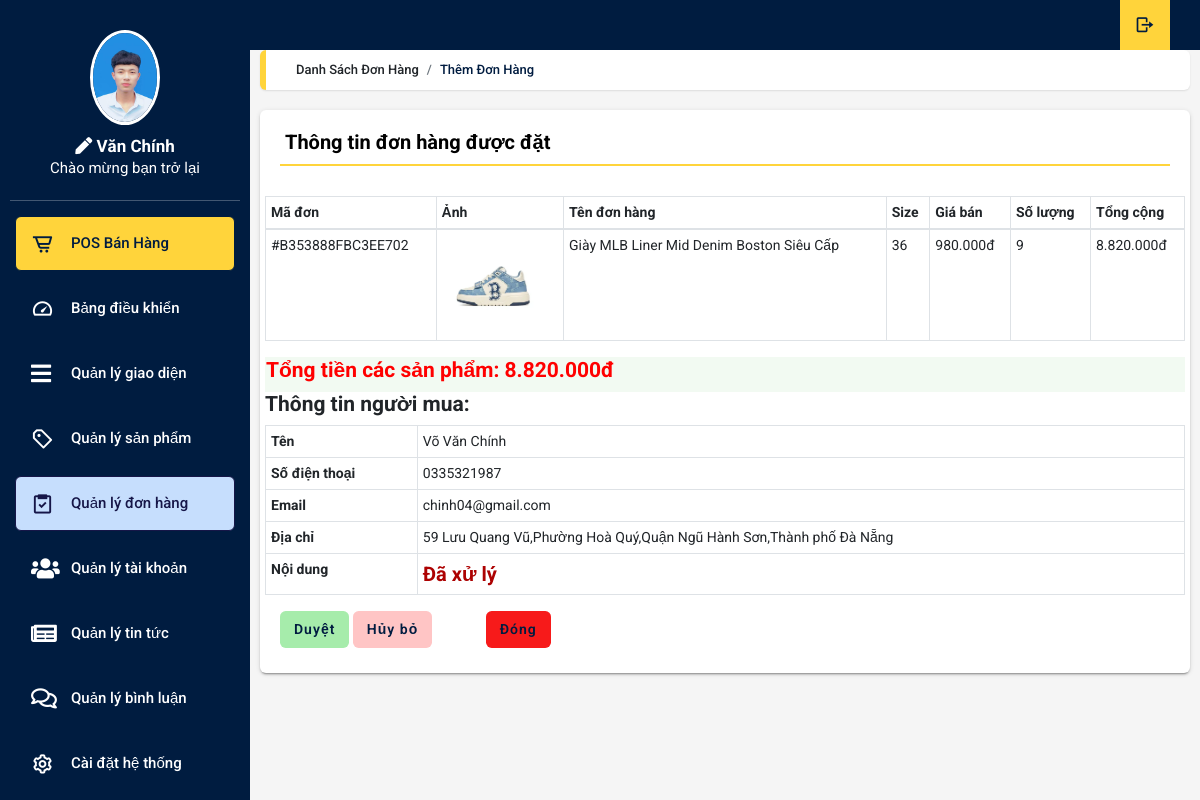
The app's page /doc/view-order.php?id=289 with its own data.
### tables this page shows
CREATE TABLE `tbl_hoadon` (
  `id` int(11) NOT NULL,
  `madonhang` varchar(100) NOT NULL,
  `ten_nguoi_mua` varchar(256) NOT NULL,
  `email` varchar(256) NOT NULL,
  `dia_chi` mediumtext NOT NULL,
  `dien_thoai` varchar(256) NOT NULL,
  `noi_dung` mediumtext NOT NULL,
  `hang_duoc_mua` mediumtext NOT NULL,
  `ngaytaohd` timestamp NOT NULL DEFAULT current_timestamp()
);

CREATE TABLE `tbl_sanpham` (
  `sanpham_id` int(11) NOT NULL,
  `submenu1_id` int(11) NOT NULL,
  `masanpham` varchar(50) NOT NULL,
  `sanpham_name` varchar(100) NOT NULL,
  `sanpham_gia` int(11) NOT NULL,
  `sale` int(11) NOT NULL,
  `sanpham_giasale` int(11) NOT NULL,
  `sanpham_img` varchar(100) NOT NULL,
  `noibat` varchar(50) NOT NULL,
  `mo_ta` varchar(600) NOT NULL,
  `tinh_trang` varchar(50) NOT NULL
);

### doc/view-order.php (the view, shortened to what this page needs)
<?php
$con = mysqli_connect("localhost", "root", "", "bangiay");
?>
<!DOCTYPE html>
<html lang="en">
<head>
  <link rel="stylesheet" type="text/css" href="css/main.css">
  <link rel="stylesheet" href="https://cdn.jsdelivr.net/npm/boxicons@latest/css/boxicons.min.css">
  <link rel="stylesheet" href="https://unpkg.com/boxicons@latest/css/boxicons.min.css">
  <link rel="stylesheet" type="text/css"
    href="https://maxcdn.bootstrapcdn.com/font-awesome/4.7.0/css/font-awesome.min.css">
  <link rel="stylesheet" href="https://use.fontawesome.com/releases/v5.8.2/css/all.css">
  <link rel="stylesheet" href="https://cdnjs.cloudflare.com/ajax/libs/jquery-confirm/3.3.2/jquery-confirm.min.css">
</head>
<body onload="time()" class="app sidebar-mini rtl">
  <header class="app-header">
    <ul class="app-nav">
      <li><a class="app-nav__item" href="../index.php"><i class='bx bx-log-out bx-rotate-180'></i> </a>
      </li>
    </ul>
  </header>
  <aside class="app-sidebar">
    <div class="app-sidebar__user"><img class="app-sidebar__user-avatar" src="../images/2336.jpg" width="50px"
        alt="User Image">
      <div>
      <p class="app-sidebar__user-name"><b><a href="quan-ly-ho-so-admin.php" style="color:white"><span class="fas fa-pen"></span> Văn Chính</a></b></p>
        <p class="app-sidebar__user-designation">Chào mừng bạn trở lại</p>
      </div>
    </div>
    <hr>
    <ul class="app-menu">
      <li><a class="app-menu__item haha" href="phan-mem-ban-hang.php"><i class='app-menu__icon bx bx-cart-alt'></i>
          <span class="app-menu__label">POS Bán Hàng</span></a></li>
      <li><a class="app-menu__item " href="index.php"><i class='app-menu__icon bx bx-tachometer'></i><span
            class="app-menu__label">Bảng điều khiển</span></a></li>
      <li><a class="app-menu__item" href="quanlimenu/menungang.php"><i class='app-menu__icon fas fa-bars'></i><span
            class="app-menu__label">Quản lý giao diện</span></a></li>
      <li><a class="app-menu__item" href="table-data-product.php"><i
            class='app-menu__icon bx bx-purchase-tag-alt'></i><span class="app-menu__label">Quản lý sản phẩm</span></a>
      </li>
      <li><a class="app-menu__item active" href="table-data-oder.php"><i class='app-menu__icon bx bx-task'></i><span
            class="app-menu__label">Quản lý đơn hàng</span></a></li>
      <li><a class="app-menu__item" href="quan-ly-tai-khoan.php"><i
            class='app-menu__icon fas fa-users'></i><span class="app-menu__label">Quản lý tài khoản</span></a>
      </li>
      <li><a class="app-menu__item" href="quan-ly-tin-tuc.php"><i
            class='app-menu__icon fas fa-newspaper'></i><span class="app-menu__label">Quản lý tin tức</span></a>
      </li>
      <li><a class="app-menu__item" href="quan-ly-binh-luan.php"><i
            class='app-menu__icon far fa-comments'></i><span class="app-menu__label">Quản lý bình luận</span></a>
      </li>
      <li><a class="app-menu__item" href="#"><i class='app-menu__icon bx bx-cog'></i><span class="app-menu__label">Cài
            đặt hệ thống</span></a></li>
    </ul>
  </aside>
    <main class="app-content">
      <div class="app-title">
        <ul class="app-breadcrumb breadcrumb">
          <li class="breadcrumb-item">Danh sách đơn hàng</li>
          <li class="breadcrumb-item"><a href="#">Thêm đơn hàng</a></li>
        </ul>
      </div>
      <div class="row">
        <div class="col-md-12">
          <div class="tile">
            <h3 class="tile-title">Thông tin đơn hàng được đặt</h3>
            <div class="tile-body">
              <form class="row">
              <table class="table table-hover table-bordered" id="sampleTable">
                <thead>
                  <tr>
                    <th>Mã đơn</th>
                    <th>Ảnh</th>
                    <th>Tên đơn hàng</th>
                    <th>Size</th>
                    <th>Giá bán</th>
                    <th>Số lượng</th>
                    <th>Tổng cộng</th>
                  </tr>
                </thead>
                <tbody>
               <?php
               $totalOrder=0;
               if (isset($_GET['id'])) {
                 $id = $_GET['id'];
          $query = "SELECT tbl_hoadon.email, tbl_hoadon.madonhang, tbl_hoadon.hang_duoc_mua, tbl_hoadon.noi_dung
          FROM tbl_hoadon
          WHERE tbl_hoadon.id = ?";
          $stmt = $con->prepare($query);
          $stmt->bind_param("i", $id);
          $stmt->execute();
          $result = $stmt->get_result();
          if ($result && $result->num_rows > 0) {
        while ($row = $result->fetch_assoc()) {
        $madonhang = $row["madonhang"];
        $hang_duoc_mua = $row["hang_duoc_mua"];
        $hang_duoc_mua = rtrim($hang_duoc_mua, ';');
        $hang_duoc_mua_array = explode(';', $hang_duoc_mua);
        foreach ($hang_duoc_mua_array as $item) {
            $detail = explode(',', str_replace(array('[', ']'), '', $item));
            if (count($detail) >= 3) {
                $productId = $detail[0];
                $soluong = $detail[1];
                $kichco = $detail[2];
                $query_sanpham = "SELECT sanpham_name, sanpham_giasale, sanpham_img
                                  FROM tbl_sanpham
                                  WHERE sanpham_id = ?";
                $stmt_sanpham = $con->prepare($query_sanpham);
                $stmt_sanpham->bind_param("i", $productId);
                $stmt_sanpham->execute();
                $result_sanpham = $stmt_sanpham->get_result();
                if ($result_sanpham && $result_sanpham->num_rows > 0) {
                    while ($row_sanpham = $result_sanpham->fetch_assoc()) {
                        $tendonhang = $row_sanpham["sanpham_name"];
                        $gia =$row_sanpham['sanpham_giasale'];
                        $totalProduct = $soluong * $gia;
                        $totalOrder += $totalProduct;
                        echo '<tr>';
                        echo '<td>'.$madonhang.'</td>';
                        echo '<td><img src="'. $row_sanpham['sanpham_img'] . '" alt="" width="100px;"></td>';
                        echo '<td>'.$tendonhang.'</td>';
                        echo '<td>'.$kichco.'</td>';
                        echo '<td>'.number_format(floatval($gia), 0, ',', '.').'đ</td>';
                        echo '<td>'.$soluong.'</td>';
                        echo '<td>'.number_format(floatval($totalProduct), 0, ',', '.').'đ</td>';
                        echo '</tr>';
                    }
                }
            }
        }
    }
  }
}
?>
    <table>
      <?php
      echo '<tr>';
      echo '<td class="totalorder"><h4>Tổng tiền các sản phẩm: '.number_format(floatval($totalOrder), 0, ',', '.').'đ</h4></td>';
      echo '</tr>';
      ?>
        </table>
             <br>
                </tbody>
                  <?php
              if(isset($_GET["id"])){
                $id=$_GET["id"];
                $success="Đã xử lý";
                $query_user = "SELECT *
                FROM tbl_hoadon
                WHERE id = $id";
              $result=mysqli_query($con, $query_user);
              $row_result=mysqli_fetch_assoc($result);
              $waitprocess=$row_result["noi_dung"];
              }
              ?>
                  <table class="table table-hover table-bordered" id="inforuser">
                    <tbody>
                    <h4> Thông tin người mua:</h4>
                      <tr>
                      <th>Tên</th>
                      <td><?php echo $row_result["ten_nguoi_mua"] ?></td>
                      </tr>
                      <tr>
                        <th>Số điện thoại</th>
                        <td><?php echo $row_result["dien_thoai"] ?></td>
                      </tr>
                      <tr>
                      <th>Email</th>
                      <td> <?php echo $row_result["email"]?></td>
                      </tr>
                      <tr>
                      <th>Địa chỉ</th>
                      <td><?php echo $row_result["dia_chi"] ?></td>
                      </tr>
                      <tr>
                      <th>Nội dung</th>
                      <?php
                      if($success==$waitprocess){
                        echo '<td style="color:rgb(173 2 2); font-weight: bold; font-size:20px;">'.$waitprocess.'</td>';
                      }else{
                        echo '<td style="color:rgb(206 3 206); font-weight: bold; font-size:20px;">'.$waitprocess.'</td>';
                      }
                      ?>
                      </tr>
                    </tbody>
                  </table>
              </table>
         </form>
          </div>
          <button class="btn btn-save" id="approveBtn" type="button"><a href="Processing/update_status.php?id=<?php echo $id ?>">Duyệt</a></button>
          <button class="btn btn-remove" id="approveBtn" type="button"><a href="Processing/remove_status.php?id=<?php echo $id ?>">Hủy bỏ</a></button>
          <a class="btn btn-cancell" href="table-data-oder.php">Đóng</a>
        </div>
    </main>
  </body>
</html>

### records on screen
tbl_hoadon: madonhang "#B353888FBC3EE702", hang_duoc_mua "36", hang_duoc_mua "9", hang_duoc_mua.sanpham_giasale "8.820.000", ten_nguoi_mua "Võ Văn Chính", dien_thoai "0335321987", email "chinh04@gmail.com", dia_chi "59 Lưu Quang Vũ,Phường Hoà Quý,Quận Ngũ Hành Sơn,Thành phố Đà Nẵng", noi_dung "Đã xử lý"
tbl_sanpham: sanpham_img (picture), sanpham_name "Giày MLB Liner Mid Denim Boston Siêu Cấp", sanpham_giasale "980.000"

### other values on screen
$totalOrder "8.820.000"
